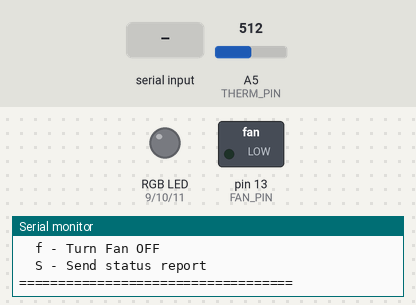
This sketch was run on a simulated Arduino Uno, built with avr-gcc and run on an emulated ATmega328P. On the bench: switched loads named in the sketch (green lamp = pin HIGH), an RGB LED mixed from three pins (HIGH = lit), the last lines printed to the serial monitor. Inputs (shaded band) come from the test bench; at power-on: A5 (THERM_PIN) = 512.

Above: at 2.0 s.
2.1 s: "R\n" received over Serial
At 3.0 s:
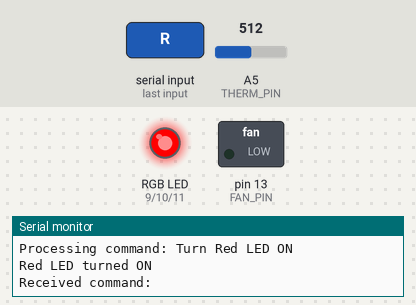
3.6 s: "G\n" received over Serial
At 4.5 s:
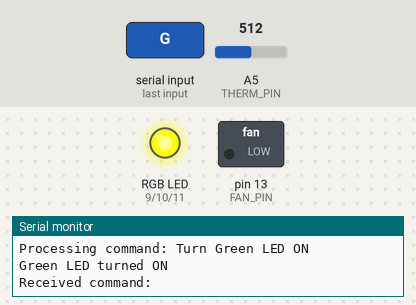
5.1 s: "r\n" received over Serial
At 5.5 s:
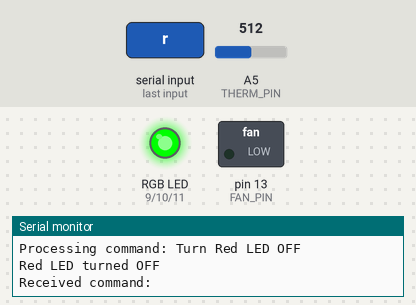
6.6 s: "B\n" received over Serial
At 7.8 s:
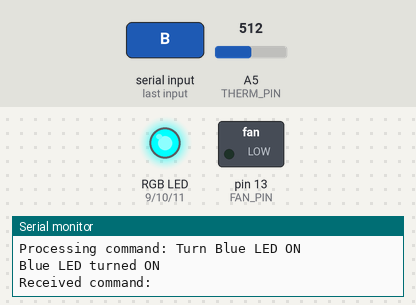
8.1 s: "g\n" received over Serial
At 8.6 s:
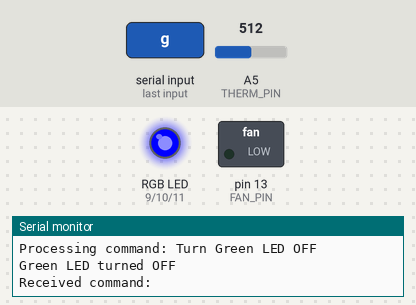
9.6 s: "W\n" received over Serial
At 10.0 s:
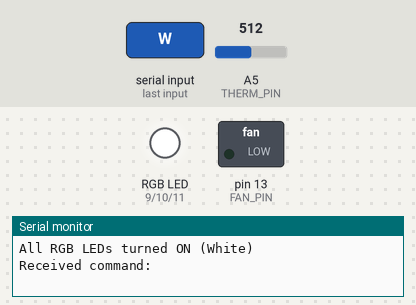
Timing chart, 0 to 12.1 s (numbered marks = the images above; inputs shaded):
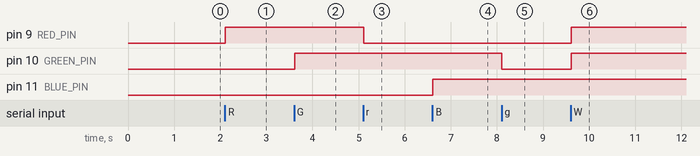

Measured:
- after the input at 2.1 s, pin 9 (RED_PIN): LOW → HIGH at once
- after the input at 3.6 s, pin 10 (GREEN_PIN): LOW → HIGH at once
- after the input at 5.1 s, pin 9 (RED_PIN): HIGH → LOW at once
- after the input at 6.6 s, pin 11 (BLUE_PIN): LOW → HIGH at once
- after the input at 8.1 s, pin 10 (GREEN_PIN): HIGH → LOW at once
- after the input at 9.6 s, pin 9 (RED_PIN), pin 10 (GREEN_PIN): LOW → HIGH at once

The sketch:

led_fan_control.ino
```cpp
/*** LED and Fan Control System ***/
/*
 * This Arduino sketch controls an RGB LED and a fan based on serial commands.
 * It communicates with a Python agent that sends commands via the serial port.
 *
 * Hardware Connections:
 * - Red LED connected to pin 9
 * - Green LED connected to pin 10
 * - Blue LED connected to pin 11
 * - Fan connected to pin 13
 * - Thermistor connected to pin A5
 *
 * Communication Protocol:
 * - R: Turn Red LED ON
 * - r: Turn Red LED OFF
 * - G: Turn Green LED ON
 * - g: Turn Green LED OFF
 * - B: Turn Blue LED ON
 * - b: Turn Blue LED OFF
 * - W: Turn all RGB LEDs ON (White)
 * - w: Turn all RGB LEDs OFF
 * - F: Turn Fan ON
 * - f: Turn Fan OFF
 * - S: Send status report
 *
 * Author: Trylen
 * Date: 2025-04-08
 */

// ===== PIN DEFINITIONS =====
const int RED_PIN = 9;      // Digital pin for Red LED
const int GREEN_PIN = 10;   // Digital pin for Green LED
const int BLUE_PIN = 11;    // Digital pin for Blue LED
const int FAN_PIN = 13;     // Digital pin for Fan
const int THERM_PIN = A5;   // Analog pin for thermistor

// ===== DEVICE STATE TRACKING =====
bool redState = false;      // Track Red LED state (true = ON, false = OFF)
bool greenState = false;    // Track Green LED state (true = ON, false = OFF)
bool blueState = false;     // Track Blue LED state (true = ON, false = OFF)
bool fanState = false;      // Track Fan state (true = ON, false = OFF)
float temperature = 0.0;    // Track temperature reading

// ===== SERIAL COMMUNICATION =====
char inputBuffer[10];       // Buffer for storing incoming serial data
int bufferIndex = 0;        // Index for the input buffer

// ===== SETUP FUNCTION =====
void setup() {
  // Initialize serial communication at 9600 baud rate
  Serial.begin(9600);
  delay(500);  // Allow time for serial connection to establish

  // Configure pins as outputs
  pinMode(RED_PIN, OUTPUT);
  pinMode(GREEN_PIN, OUTPUT);
  pinMode(BLUE_PIN, OUTPUT);
  pinMode(FAN_PIN, OUTPUT);

  // Initialize devices to OFF state
  digitalWrite(RED_PIN, LOW);
  digitalWrite(GREEN_PIN, LOW);
  digitalWrite(BLUE_PIN, LOW);
  digitalWrite(FAN_PIN, LOW);

  // Print welcome message and available commands
  Serial.println("\n=== RGB LED and Fan Control System ===");
  Serial.println("System initialized and ready for commands.");
  Serial.println("Available commands:");
  Serial.println("  R - Turn Red LED ON");
  Serial.println("  r - Turn Red LED OFF");
  Serial.println("  G - Turn Green LED ON");
  Serial.println("  g - Turn Green LED OFF");
  Serial.println("  B - Turn Blue LED ON");
  Serial.println("  b - Turn Blue LED OFF");
  Serial.println("  W - Turn all RGB LEDs ON (White)");
  Serial.println("  w - Turn all RGB LEDs OFF");
  Serial.println("  F - Turn Fan ON");
  Serial.println("  f - Turn Fan OFF");
  Serial.println("  S - Send status report");
  Serial.println("===================================\n");
}

// ===== MAIN LOOP =====
void loop() {
  // Read temperature from thermistor
  int rawTemp = analogRead(THERM_PIN);
  temperature = map(rawTemp, 0, 1023, 0, 100) / 10.0; // Simple mapping, adjust as needed

  // Check if data is available to read from serial port
  while (Serial.available() > 0) {
    // Read the incoming byte and convert to char
    char inChar = (char)Serial.read();

    // Debug print to show received character
    Serial.print("Received command: ");
    Serial.println(inChar);

    // Process the command immediately
    processCommand(inChar);
  }

  // Small delay to prevent overwhelming the serial buffer
  delay(10);
}

// ===== COMMAND PROCESSING =====
void processCommand(char command) {
  // Process the command based on the received character
  switch (command) {
    case 'R':  // Turn Red LED ON
      Serial.println("Processing command: Turn Red LED ON");
      digitalWrite(RED_PIN, HIGH);
      redState = true;
      Serial.println("Red LED turned ON");
      break;

    case 'r':  // Turn Red LED OFF
      Serial.println("Processing command: Turn Red LED OFF");
      digitalWrite(RED_PIN, LOW);
      redState = false;
      Serial.println("Red LED turned OFF");
      break;

    case 'G':  // Turn Green LED ON
      Serial.println("Processing command: Turn Green LED ON");
      digitalWrite(GREEN_PIN, HIGH);
      greenState = true;
      Serial.println("Green LED turned ON");
      break;

    case 'g':  // Turn Green LED OFF
      Serial.println("Processing command: Turn Green LED OFF");
      digitalWrite(GREEN_PIN, LOW);
      greenState = false;
      Serial.println("Green LED turned OFF");
      break;

    case 'B':  // Turn Blue LED ON
      Serial.println("Processing command: Turn Blue LED ON");
      digitalWrite(BLUE_PIN, HIGH);
      blueState = true;
      Serial.println("Blue LED turned ON");
      break;

    case 'b':  // Turn Blue LED OFF
      Serial.println("Processing command: Turn Blue LED OFF");
      digitalWrite(BLUE_PIN, LOW);
      blueState = false;
      Serial.println("Blue LED turned OFF");
      break;

    case 'W':  // Turn all RGB LEDs ON (White)
      Serial.println("Processing command: Turn all RGB LEDs ON (White)");
      digitalWrite(RED_PIN, HIGH);
      digitalWrite(GREEN_PIN, HIGH);
      digitalWrite(BLUE_PIN, HIGH);
      redState = true;
      greenState = true;
      blueState = true;
      Serial.println("All RGB LEDs turned ON (White)");
      break;

    case 'w':  // Turn all RGB LEDs OFF
      Serial.println("Processing command: Turn all RGB LEDs OFF");
      digitalWrite(RED_PIN, LOW);
      digitalWrite(GREEN_PIN, LOW);
      digitalWrite(BLUE_PIN, LOW);
      redState = false;
      greenState = false;
      blueState = false;
      Serial.println("All RGB LEDs turned OFF");
      break;

    case 'F':  // Turn Fan ON
      Serial.println("Processing command: Turn Fan ON");
      digitalWrite(FAN_PIN, HIGH);
      fanState = true;
      Serial.println("Fan turned ON");
      break;

    case 'f':  // Turn Fan OFF
      Serial.println("Processing command: Turn Fan OFF");
      digitalWrite(FAN_PIN, LOW);
      fanState = false;
      Serial.println("Fan turned OFF");
      break;

    case 'S':  // Send status report
      Serial.println("Processing command: Send status report");
      sendStatusReport();
      break;

    case '\n':  // Ignore newlines
    case '\r':  // Ignore carriage returns
      break;

    default:  // Unknown command
      Serial.print("Unknown command: ");
      Serial.println(command);
      break;
  }
}

// ===== STATUS REPORTING =====
void sendStatusReport() {
  // Print a formatted status report
  Serial.println("\n=== STATUS REPORT ===");
  Serial.print("Red LED: ");
  Serial.println(redState ? "ON" : "OFF");
  Serial.print("Green LED: ");
  Serial.println(greenState ? "ON" : "OFF");
  Serial.print("Blue LED: ");
  Serial.println(blueState ? "ON" : "OFF");
  Serial.print("Fan: ");
  Serial.println(fanState ? "ON" : "OFF");
  Serial.print("Temperature: ");
  Serial.print(temperature);
  Serial.println(" °C");
  Serial.println("====================\n");
} 
```
